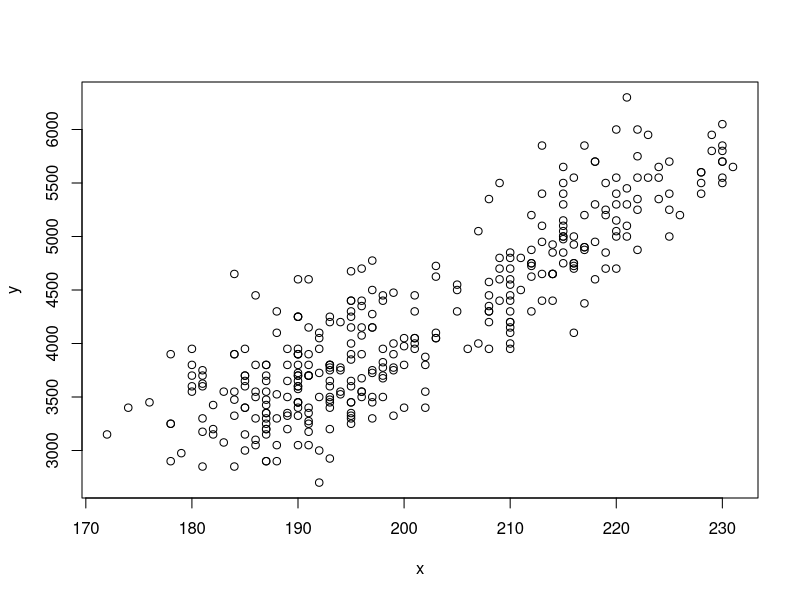
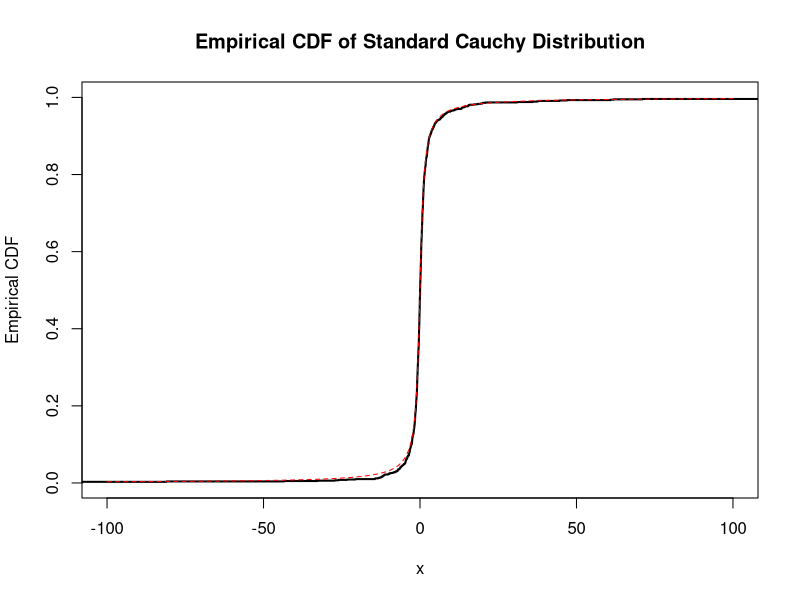

Write R code to recreate these figures, in order.
## ---- chunk 1
knitr::opts_chunk$set(
  collapse = TRUE,
  comment = "#>"
)
include_solutions <- TRUE
## ---- chunk 2
require(rmarkdown)
require(knitr)
require(kableExtra)
# Put any library imports and other preamble here.
## ---- chunk 3
# Load library
library(palmerpenguins)

# Load penguins dataset
data('penguins')
## ---- chunk 4
true_false <- apply(is.na(penguins), 1, any)

penguins$missing_values <- c(true_false)

df <- table(penguins$species)

## ---- chunk 5
#| label: tbl-palmer
#| tbl-cap: "Species count for penguins."

kbl(df,
    caption = 'Spcies count', 
    label = 'species_count',
    digits = 2) %>%
  kable_styling(
    bootstrap_options = c("striped", "hover", "condensed"),
    font_size = 12)

## ---- chunk 6

species_names <- as.character((unique(penguins$species)))


for (species in species_names){
  bill_lengths <- penguins$bill_length_mm[penguins$species == species]
  cat(species,"has mean bill length of",(mean(bill_lengths,na.rm = TRUE)),"\n")
}

for (species in species_names){
  flipper_lengths <- penguins$flipper_length_mm[penguins$species == species]
  cat(species,"has mean flipper length of",(mean(flipper_lengths,na.rm = TRUE)),"\n")
}

# Question 4
species_mean <- function(variable){
  results <- c()
  for (species in species_names){
  values <- penguins[[variable]][penguins$species == species]
  msg <- paste(species,"has mean",variable,"of",(mean(values,na.rm = TRUE)))
  results <- c(results, msg)
  }
  return(results)
}

species_mean("flipper_length_mm")
## ---- chunk 7
#| label: fig-scatter(flipper-body)
#| tbl-cap: "Scatter plot of two simulated datasets."
#| 
# Question 5
x = penguins$flipper_length_mm
y = penguins$body_mass_g

plot(x,y)
## ---- chunk 8

### Question 1a

generate_cauchy_samples <- function(n) {
  # Generate 'n' uniform random numbers between 0 and 1
  u <- runif(n)
  
  # Apply the inverse CDF formula to get Cauchy samples
  samples <- tan(pi * (u - 0.5))  
  return(samples)
}

num_samples = 1000

# Generate samples from the standard Cauchy distribution
cauchy_samples <- generate_cauchy_samples(num_samples)

## ---- chunk 9

### Question 1b

# Sort the samples in ascending order
sorted_samples <- sort(cauchy_samples)

# Calculate the cumulative probabilities for each sample
cumulative_probs <- (1:num_samples) / num_samples

x_values <- seq(-100, 100,  length.out = 1000)
cdf_values <- pcauchy(x_values)

# Plot the empirical CDF
plot(sorted_samples, 
     cumulative_probs, 
     type = "s", 
     xlab = "x", 
     ylab = "Empirical CDF", 
     main = "Empirical CDF of Standard Cauchy Distribution", 
     lwd = 2, lty = 1, xlim = c(-100,100))
lines(x_values, cdf_values, type = "l", 
      xlab = "x", ylab = "CDF", main = "CDF of Standard Cauchy Distribution", 
      col = 'red', lty = 2)
## ---- chunk 10

### Question 1c

calculate_ecdf <- function(x) {
    return(sum(sorted_samples <= x)/num_samples)
}

df <- data.frame(x = c(0.5, 1.0, 10.0), 
                ecdf = c(calculate_ecdf(0.5), 
                         calculate_ecdf(1.0), 
                         calculate_ecdf(10.0))
                )
kbl(df,
    caption = 'Empirical CDF', 
    label = 'ecdf',
    digits = 2) %>%
  kable_styling(
    bootstrap_options = c("striped", "hover", "condensed"),
    font_size = 12)
